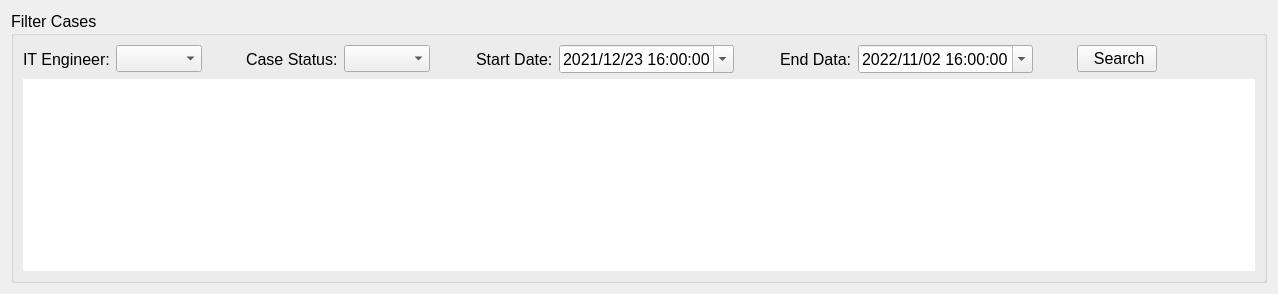
      <widget class="QWidget" name="page_Cases_By_Engineer">
       <property name="font">
        <font>
         <pointsize>12</pointsize>
        </font>
       </property>
       <layout class="QGridLayout" name="gridLayout_6">
        <item row="0" column="0">
         <widget class="QGroupBox" name="groupBox">
          <property name="font">
           <font>
            <pointsize>12</pointsize>
            <bold>false</bold>
           </font>
          </property>
          <property name="title">
           <string>Filter Cases</string>
          </property>
          <layout class="QGridLayout" name="gridLayout_14">
           <item row="0" column="0">
            <layout class="QGridLayout" name="gridLayout">
             <item row="0" column="0">
              <widget class="QLabel" name="label">
               <property name="font">
                <font>
                 <family>Microsoft YaHei UI</family>
                 <pointsize>12</pointsize>
                 <italic>false</italic>
                 <bold>false</bold>
                </font>
               </property>
               <property name="text">
                <string>IT Engineer:</string>
               </property>
              </widget>
             </item>
             <item row="0" column="1">
              <widget class="QComboBox" name="comboBox_By_Engineer">
               <property name="sizePolicy">
                <sizepolicy hsizetype="Expanding" vsizetype="Fixed">
                 <horstretch>0</horstretch>
                 <verstretch>0</verstretch>
                </sizepolicy>
               </property>
               <property name="font">
                <font>
                 <pointsize>12</pointsize>
                </font>
               </property>
               <property name="currentText">
                <string/>
               </property>
               <property name="placeholderText">
                <string>Select...</string>
               </property>
              </widget>
             </item>
             <item row="0" column="2">
              <spacer name="horizontalSpacer_2">
               <property name="orientation">
                <enum>Qt::Horizontal</enum>
               </property>
               <property name="sizeHint" stdset="0">
                <size>
                 <width>38</width>
                 <height>20</height>
                </size>
               </property>
              </spacer>
             </item>
             <item row="0" column="3">
              <widget class="QLabel" name="label_2">
               <property name="font">
                <font>
                 <family>Microsoft YaHei UI</family>
                 <pointsize>12</pointsize>
                 <italic>false</italic>
                 <bold>false</bold>
                </font>
               </property>
               <property name="text">
                <string>Case Status:</string>
               </property>
              </widget>
             </item>
             <item row="0" column="4">
              <widget class="QComboBox" name="comboBox_By_Cases_Status">
               <property name="sizePolicy">
                <sizepolicy hsizetype="Expanding" vsizetype="Fixed">
                 <horstretch>0</horstretch>
                 <verstretch>0</verstretch>
                </sizepolicy>
               </property>
               <property name="font">
                <font>
                 <pointsize>12</pointsize>
                </font>
               </property>
               <property name="placeholderText">
                <string>Select...</string>
               </property>
              </widget>
             </item>
             <item row="0" column="5">
              <spacer name="horizontalSpacer_4">
               <property name="orientation">
                <enum>Qt::Horizontal</enum>
               </property>
               <property name="sizeHint" stdset="0">
                <size>
                 <width>40</width>
                 <height>20</height>
                </size>
               </property>
              </spacer>
             </item>
             <item row="0" column="6">
              <widget class="QLabel" name="label_3">
               <property name="font">
                <font>
                 <family>Microsoft YaHei UI</family>
                 <pointsize>12</pointsize>
                 <italic>false</italic>
                 <bold>false</bold>
                </font>
               </property>
               <property name="text">
                <string>Start Date:</string>
               </property>
              </widget>
             </item>
             <item row="0" column="7">
              <widget class="QDateTimeEdit" name="dateEdit_Start_Date">
               <property name="font">
                <font>
                 <pointsize>12</pointsize>
                </font>
               </property>
               <property name="dateTime">
                <datetime>
                 <hour>16</hour>
                 <minute>0</minute>
                 <second>0</second>
                 <year>2021</year>
                 <month>12</month>
                 <day>23</day>
                </datetime>
               </property>
               <property name="displayFormat">
                <string>yyyy/MM/dd HH:mm:ss</string>
               </property>
               <property name="calendarPopup">
                <bool>true</bool>
               </property>
               <property name="timeSpec">
                <enum>Qt::UTC</enum>
               </property>
              </widget>
             </item>
             <item row="0" column="8">
              <spacer name="horizontalSpacer_5">
               <property name="orientation">
                <enum>Qt::Horizontal</enum>
               </property>
               <property name="sizeHint" stdset="0">
                <size>
                 <width>40</width>
                 <height>20</height>
                </size>
               </property>
              </spacer>
             </item>
             <item row="0" column="9">
              <widget class="QLabel" name="label_4">
               <property name="font">
                <font>
                 <family>Microsoft YaHei UI</family>
                 <pointsize>12</pointsize>
                 <italic>false</italic>
                 <bold>false</bold>
                </font>
               </property>
               <property name="text">
                <string>End Data:</string>
               </property>
              </widget>
             </item>
             <item row="0" column="10">
              <widget class="QDateTimeEdit" name="dateEdit_End_Date">
               <property name="font">
                <font>
                 <pointsize>12</pointsize>
                </font>
               </property>
               <property name="dateTime">
                <datetime>
                 <hour>16</hour>
                 <minute>0</minute>
                 <second>0</second>
                 <year>2022</year>
                 <month>11</month>
                 <day>2</day>
                </datetime>
               </property>
               <property name="displayFormat">
                <string>yyyy/MM/dd HH:mm:ss</string>
               </property>
               <property name="calendarPopup">
                <bool>true</bool>
               </property>
               <property name="timeSpec">
                <enum>Qt::UTC</enum>
               </property>
              </widget>
             </item>
             <item row="0" column="11">
              <spacer name="horizontalSpacer_3">
               <property name="orientation">
                <enum>Qt::Horizontal</enum>
               </property>
               <property name="sizeHint" stdset="0">
                <size>
                 <width>38</width>
                 <height>20</height>
                </size>
               </property>
              </spacer>
             </item>
             <item row="0" column="12">
              <widget class="QPushButton" name="pushButton_Search_Cases">
               <property name="sizePolicy">
                <sizepolicy hsizetype="Expanding" vsizetype="Fixed">
                 <horstretch>0</horstretch>
                 <verstretch>0</verstretch>
                </sizepolicy>
               </property>
               <property name="font">
                <font>
                 <pointsize>12</pointsize>
                 <bold>false</bold>
                </font>
               </property>
               <property name="text">
                <string> Search</string>
               </property>
               <property name="icon">
                <iconset resource="ResourceFile.qrc">
                 <normaloff>:/Icon/search2.png</normaloff>:/Icon/search2.png</iconset>
               </property>
              </widget>
             </item>
             <item row="0" column="13">
              <spacer name="horizontalSpacer">
               <property name="orientation">
                <enum>Qt::Horizontal</enum>
               </property>
               <property name="sizeHint" stdset="0">
                <size>
                 <width>98</width>
                 <height>20</height>
                </size>
               </property>
              </spacer>
             </item>
            </layout>
           </item>
           <item row="1" column="0">
            <widget class="QTableView" name="tableView_SearchByEngineer">
             <property name="styleSheet">
              <string notr="true">QHeaderView::section {
font: 16px &quot;Microsoft YaHei UI&quot;;
font-weight:bold;
color: rgb(24, 100, 249);
padding-left: 4px;
border: 1px solid #e2e2e2;
background-color:#cddffe;
}
 
QTableView{
font: 12pt &quot;Microsoft YaHei UI&quot;;
border:none;
color: rgb(116, 116, 116);
gridline-color:#e2e2e2;
}
 
QTableView::item::selected{
background-color:#cddffe;
color:rgb(164, 158, 255);
}
 
QTableView QTableCornerButton::section {
background-color:#cddffe;
border: 1px solid #e2e2e2;
}
</string>
             </property>
            </widget>
           </item>
          </layout>
         </widget>
        </item>
       </layout>
      </widget>
